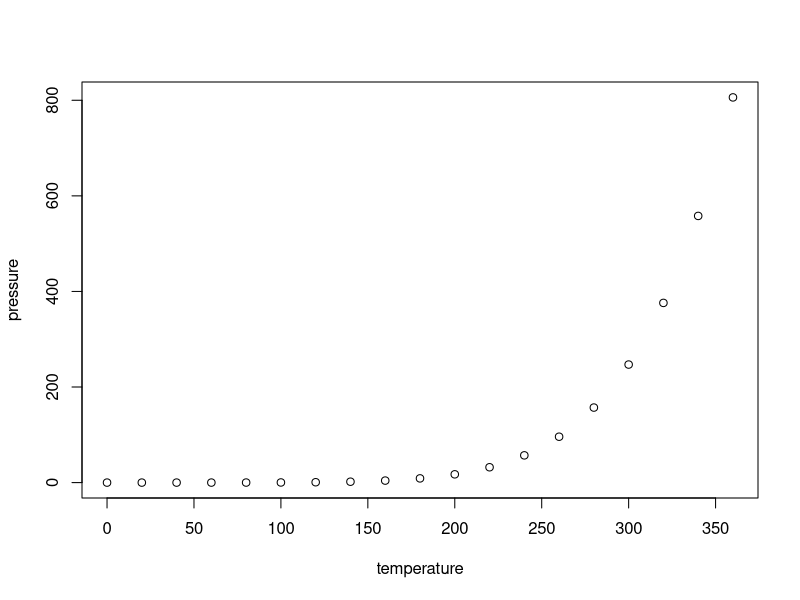
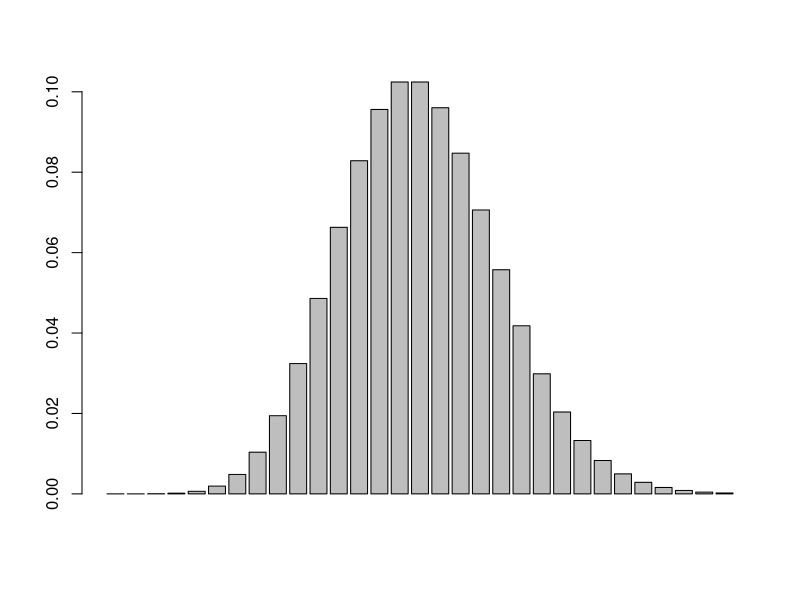
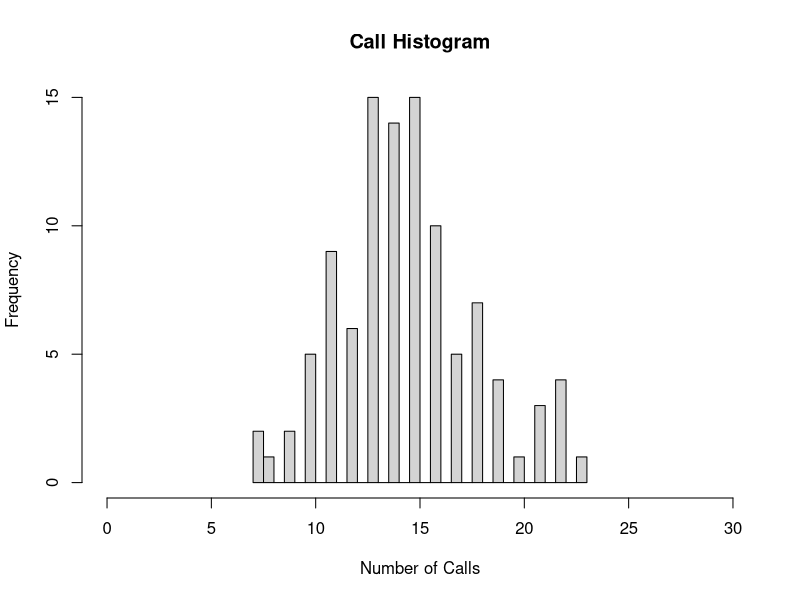

Reproduce these figures in R, in order.
## ---- chunk 1
knitr::opts_chunk$set(echo = TRUE)
## ---- chunk 2
plot(pressure)
## ---- chunk 3

###What is the probability that she will hear more than 8 calls during any given session?

?dpois

### I will use the poisson distribution because I am assuming that each titi call is independent of one another.

x<-8

###I want to find the probability of x.  I am unsure if I should use 8 or 9. 

l<-15 

### l is our parameter. It is a mean of 15. 

1-ppois(q=x,lambda=l) 

### Rather than count from 9 to infinity, I am going to rely on the fact that we can use the compliment by subtracting by one. 
## ---- chunk 4
###What is the probability that she will hear no calls in a session? 

dpois(0,15)

###This function will give me the probability of zero calls. 
## ---- chunk 5
###What is the probability that she will hear exactly 3 calls in a session?

dpois(3,15)

###It would make sense if we did the same thing with zero calls, but replaced the zero with 3. 
## ---- chunk 6
###Plot the relevant Poisson mass function over the values in range 0 ≤ x ≤ 30. 

x<-0:30 

###X is the range which we are considering. 

l=15

###l is the parameter.

barplot(dpois(x,l))

###I want to create a bar plot that considers both X and l.

## ---- chunk 7
###Simulate 104 results from this distribution (i.e., 2 years of Saturday monitoring sessions).

rpois(104,15)

###I want this function to work kind of like a random number generation.  I will use rpois because I know it takes into account random numbers from a poisson distribution.

## ---- chunk 8
###Plot the simulated results using hist() and use xlim() to set the horizontal limits to be from 0 to 30. How does your histogram compare to the shape of the probability mass function you plotted above?

y<-rpois(104,15)

###I want to give the distribution above a name so that I can put it into a graph. 

hist(y,xlim=c(0,30),xlab="Number of Calls",main="Call Histogram",breaks=30)

###I think that this graph would more closely resemble a bell curve if it was ideal.  But, I can still see evidence of the bell curve. 
